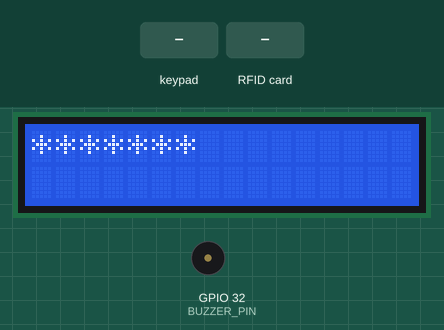
The sketch below on a simulated ESP32. Shown: 16×2 character LCD, buzzer (waves = sounding). The inputs (shaded band) are chosen by the test bench.

Above: at 1.3 s.
1.4 s: keypad keys 7 3 5 5 6 0 8 # pressed 0.4 s apart
At 4.9 s:
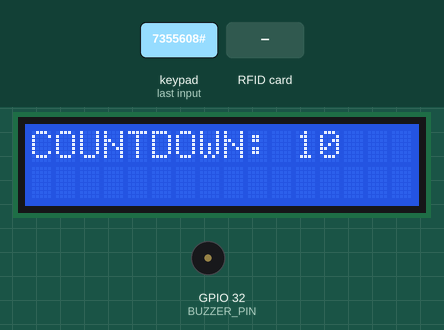
6.1 s: RFID card 10 24 9D 62 held to the reader
At 7.7 s:
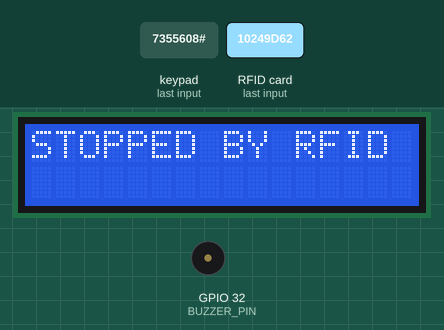
9.1 s: keypad keys * * * * * * * # pressed 0.4 s apart
At 12.7 s:
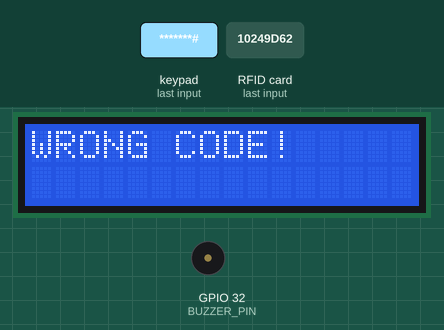
15.3 s: key '1' pressed
At 16.1 s:
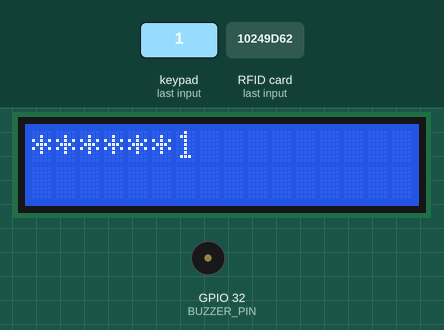
16.8 s: key '*' pressed
At 17.5 s:
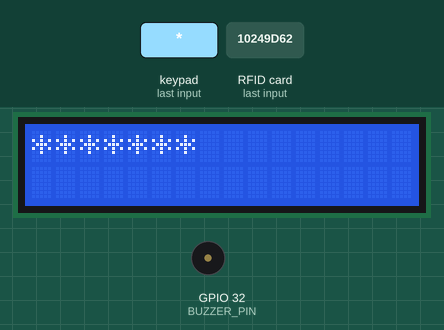
18.3 s: key '#' pressed
At 18.6 s:
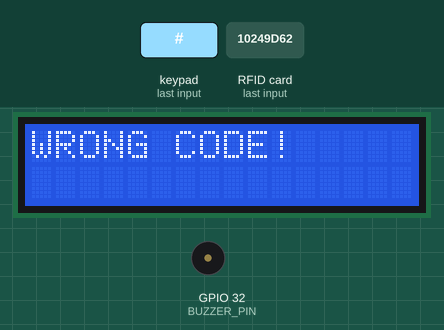
Timing chart, 0 to 21.3 s (numbered marks = the images above; inputs shaded):
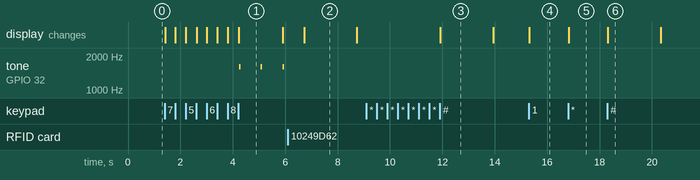

The sketch:

rfid_keypad_bomb_simulator.ino
```cpp
#include <Wire.h>
#include <LiquidCrystal_I2C.h>
#include <Keypad.h>
#include <SPI.h>
#include <MFRC522.h>

#define BUZZER_PIN 32

// lcd
#define SDA 13
#define SCL 14
LiquidCrystal_I2C lcd(0x27, 16, 2);

// keypad
const byte ROWS = 4;
const byte COLS = 3;

char keys[ROWS][COLS] = {
  {'1','2','3'},
  {'4','5','6'},
  {'7','8','9'},
  {'*','0','#'}
};

byte rowPins[ROWS] = {12, 27, 26, 25};
byte colPins[COLS] = {33, 21, 22};

Keypad keypad = Keypad(makeKeymap(keys), rowPins, colPins, ROWS, COLS);

// rfid
#define SS_PIN 5
#define RST_PIN 2
MFRC522 rfid(SS_PIN, RST_PIN);

byte validUID[4] = {0x10, 0x24, 0x9D, 0x62};

String input = "";
String correctCode = "7355608";
bool blocked = false;
unsigned long blockTime = 0;

bool i2CAddrTest(uint8_t addr) {
  Wire.beginTransmission(addr);
  return (Wire.endTransmission() == 0);
}

void lcdInit() {
  Wire.begin(SDA, SCL);

  if (!i2CAddrTest(0x27)) {
    lcd = LiquidCrystal_I2C(0x3F, 16, 2);
  }
  lcd.init();
  lcd.backlight();
}

void showStars() {
  lcd.clear();
  lcd.setCursor(0, 0);
  lcd.print("*******");
}

void updateDisplay() {
  lcd.setCursor(0, 0);

  int len = input.length();
  for (int i = 0; i < 7; i++) {
    int index = len - (7 - i);

    if (index >= 0) {
      lcd.print(input[index]);
    } else {
      lcd.print("*");
    }
  }
}

void wrongCode() {
  lcd.clear();
  lcd.setCursor(0, 0);
  lcd.print("WRONG CODE!");

  input = "";
  blocked = true;
  blockTime = millis();
}

bool checkRFID() {
  if (!rfid.PICC_IsNewCardPresent()) return false;
  if (!rfid.PICC_ReadCardSerial()) return false;

  bool match = true;

  for (byte i = 0; i < 4; i++) {
    if (rfid.uid.uidByte[i] != validUID[i]) {
      match = false;
    }
  }
  rfid.PICC_HaltA();
  rfid.PCD_StopCrypto1();

  return match;
}

void endSound() {
  for (int i = 0; i < 6; i++) {
    tone(BUZZER_PIN, 500 + (i * 100), 80);
    delay(120 - (i * 5));
  }

  tone(BUZZER_PIN, 2500, 500);
  delay(600);

  noTone(BUZZER_PIN);
}

void countdown() {
  lcd.clear();
  lcd.setCursor(0, 0);
  lcd.print("COUNTDOWN: ");

  for (int i = 10; i >= 0; i--) {
    lcd.setCursor(11, 0);
    lcd.print(i);
    lcd.print("   ");

    unsigned long start = millis();
    int beepDelay = 800;
    int freq = 1600;

    if (i <= 7) beepDelay = 600;
    if (i <= 5) beepDelay = 400;
    if (i <= 3) beepDelay = 200;
    if (i <= 1) beepDelay = 80;

    while (millis() - start < 1000) {
      if (checkRFID()) {
        noTone(BUZZER_PIN);
        lcd.clear();
        lcd.setCursor(0, 0);
        lcd.print("STOPPED BY RFID");
        delay(2000);
        showStars();
        return;
      }
      tone(BUZZER_PIN, freq, 50);
      delay(beepDelay);
    }
  }
  noTone(BUZZER_PIN);

  lcd.clear();
  lcd.setCursor(0, 0);
  lcd.print("BOOM!");

  endSound();

  delay(1500);
  showStars();
}

void setup() {
  Serial.begin(115200);

  lcdInit();
  showStars();

  pinMode(BUZZER_PIN, OUTPUT);
  SPI.begin(18, 4, 19, 5);
  rfid.PCD_Init();
}

void loop() {

  if (blocked) {
    if (millis() - blockTime > 2000) {
      blocked = false;
      showStars();
    }
    return;
  }

  char key = keypad.getKey();
  if (key) {
    if (key == '*') {
      input = "";
      showStars();
    }
    else if (key == '#') {
      if (input == correctCode) {
        countdown();
      } else {
        wrongCode();
      }
    }
    else {
      if (input.length() < 7) {
        input += key;
        updateDisplay();
      }
    }
  }
}
```

Measured:
- after the input at 1.4 s, tone on GPIO 32 (BUZZER_PIN): alternates 1600 Hz for 0.05 s and silent for 0.78 s, starting after 2.9 s; the display: first changes at once (image 1 shows a later state)
- after the input at 6.1 s, tone on GPIO 32 (BUZZER_PIN): stops changing and stays silent; the display: changes after 0.63 s (image 2)
- after the input at 9.1 s, the display: changes after 2.8 s (image 3)
- after the input at 15.3 s, the display: changes at once (image 4)
- after the input at 16.8 s, the display: changes at once (image 5)
- after the input at 18.3 s, the display: changes at once (image 6)
- what the display in image 1 shows lasts 1.7 s, from 4.2 s to 5.9 s
